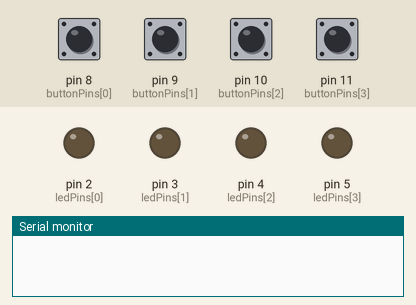
A sketch run on a simulated Arduino Uno, built with avr-gcc and run on an emulated ATmega328P. Shown: output pins drawn as LEDs (lit = HIGH), the last lines printed to the serial monitor. Dashed ring = blinking. The inputs (shaded band) are chosen by the test bench; at power-on: pin 8 (buttonPins[0]), pin 9 (buttonPins[1]), pin 10 (buttonPins[2]), pin 11 (buttonPins[3]) LOW. Random numbers use the default seed unless the sketch sets one.

Above: at 2.9 s.
3.0 s: pin 8 (buttonPins[0]) pulled HIGH for 0.15 s
At 3.31 s:
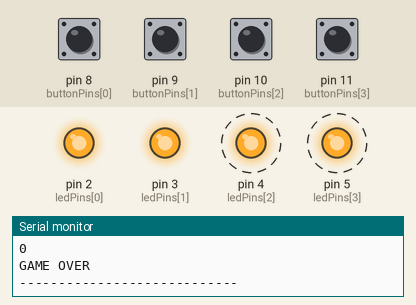
6.1 s: pin 10 (buttonPins[2]) pulled HIGH for 0.15 s
At 8.1 s:
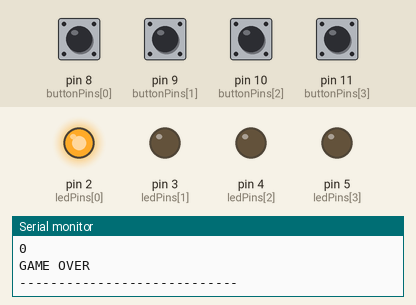
9.1 s: pin 10 (buttonPins[2]) pulled HIGH for 1 s
At 11.5 s:
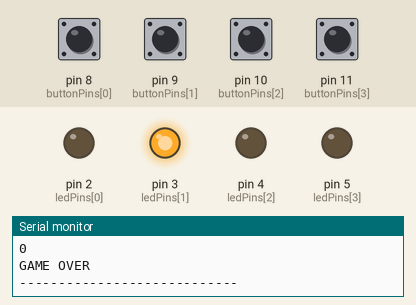
13.1 s: pin 9 (buttonPins[1]) pulled HIGH for 0.15 s
At 15.8 s:
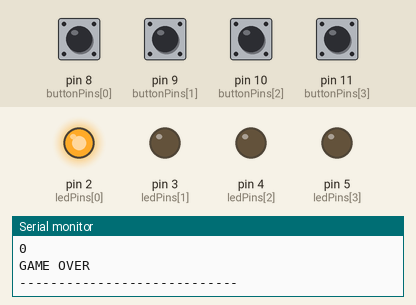
16.2 s: pin 8 (buttonPins[0]) pulled HIGH for 1 s
At 16.9 s:
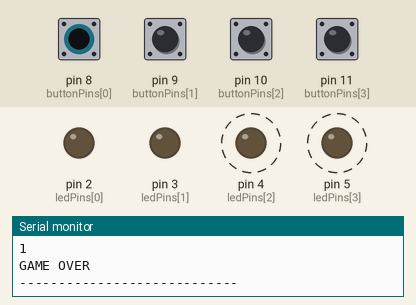
Timing chart, 0 to 20.4 s (numbered marks = the images above; inputs shaded):
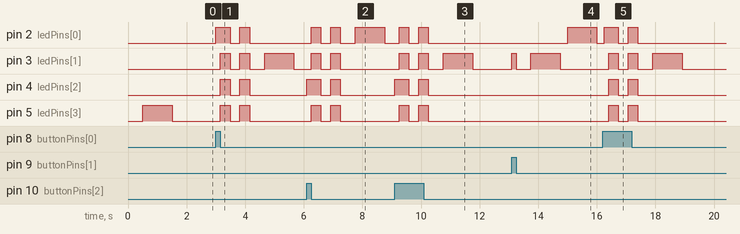

The sketch:

simonSays.ino
```cpp
/*
Arduino Simon Says

Jenna deBoisblanc
jdeboi.com
3/19/2013
*/

int index = 0;
int top = 0;
int randomArray[100];
int oldState[4];
int ledPins[] = {2, 3, 4, 5};
int buttonPins[] = {8, 9, 10, 11};

void setup() {
  // set LED pins as output and button pins as input
  for(int i = 0; i < 4; i++) {
    pinMode(ledPins[i], OUTPUT);
    pinMode(buttonPins[i], INPUT);
  }
  Serial.begin(9600);
  // initialize the Simon Says array with random integers
  randomizeArray();
  // light up the first LED in the randomArray
  play(0);

}

void loop(){
  for(int i = 0; i < 4; i++){
    // light up LED if button it's currently being pressed
    setLEDState(i);
    // if button state changes (first pressed),
    // check to see if the correct button was hit
    if(checkButtonState(i)){
      if(i == randomArray[index]){
        if(index == top){
          index = 0;
          top++;
          play(top);
        }
        else {
          index++;
        }
      }
      else{
        endGame();
      }
    }
  }
}


//randomize all the elements of the randomArray
void randomizeArray() {
  for (int i = 0; i < 100; i++){
    randomArray[i] = (int) random(4);
  }
}

// plays LEDs of the randomArray from the first
// to the "top" LED
void play(int index){
  for (int i = 0; i < 4; i++) {
    digitalWrite(ledPins[i], LOW);
  }
  delay(500);
  for (int i = 0; i <= index; i++) {
    digitalWrite(ledPins[randomArray[i]], HIGH);
    delay(1000);
    digitalWrite(ledPins[randomArray[i]], LOW);
    delay(250);
  }
}

//returns true if the button's state changes
boolean checkButtonState(int num){
  int old = oldState[num];
  int state = digitalRead(buttonPins[num]);

  if(state == HIGH && old == LOW){
    oldState[num] = state;
    delay(150);
    return true;
  }
  else {
    oldState[num] = state;
    return false;
  }
}

// turn LED on/off if corresponding button is pressed
void setLEDState(int num){
  int state = digitalRead(buttonPins[num]);
  if(state == HIGH) {
    digitalWrite(ledPins[num], HIGH);
  }
  else {
    digitalWrite(ledPins[num], LOW);
  }
}

//blink LEDs for the total time passed as a parameter
void blinkLEDs(int duration){
  for(int i = 0; i < 4; i++){
    digitalWrite(ledPins[i], HIGH);
  }
  delay(duration/3);
  for(int i = 0; i < 4; i++){
    digitalWrite(ledPins[i], LOW);
  }
  delay(duration/3);
  for(int i = 0; i < 4; i++){
    digitalWrite(ledPins[i], HIGH);
  }
  delay(duration/3);
  for(int i = 0; i < 4; i++){
    digitalWrite(ledPins[i], LOW);
  }
}

//a function that resets variables and plays an end sequence
void endGame(){
  Serial.println(top);
  Serial.println("GAME OVER");
  Serial.println("----------------------------");
  blinkLEDs(1000);
  index = 0;
  top = 0;
  randomizeArray();
  play(0);
}
```

Measured:
- after the input at 3.0 s, pin 2 (ledPins[0]): LOW → HIGH at once, → LOW 0.48 s later, → HIGH 0.33 s later, → LOW 0.33 s later; pin 3 (ledPins[1]): goes HIGH 0.33 s, LOW 0.33 s, HIGH 0.33 s, LOW 0.51 s, HIGH 1.0 s, then LOW, starting after 0.15 s
- after the input at 6.1 s, pin 2 (ledPins[0]): goes HIGH 0.33 s, LOW 0.33 s, HIGH 0.33 s, LOW 0.51 s, HIGH 1.0 s, then LOW, starting after 0.15 s; pin 3 (ledPins[1]): alternates HIGH for 0.33 s and LOW for 0.33 s, 4 changes in all, then stays LOW, starting after 0.15 s
- after the input at 9.1 s, pin 2 (ledPins[0]): alternates HIGH for 0.33 s and LOW for 0.33 s, 4 changes in all, then stays LOW, starting after 0.15 s; pin 3 (ledPins[1]): goes HIGH 0.33 s, LOW 0.33 s, HIGH 0.33 s, LOW 0.51 s, HIGH 1.0 s, then LOW, starting after 0.15 s
- after the input at 13.1 s, pin 2 (ledPins[0]): LOW → HIGH after 1.9 s, → LOW 1.0 s later; pin 3 (ledPins[1]): LOW → HIGH at once, → LOW 0.15 s later, → HIGH 0.50 s later, → LOW 1.0 s later
- after the input at 16.2 s, pin 2 (ledPins[0]): LOW → HIGH after 0.05 s, → LOW 0.48 s later, → HIGH 0.33 s later, → LOW 0.33 s later; pin 3 (ledPins[1]): goes HIGH 0.33 s, LOW 0.33 s, HIGH 0.33 s, LOW 0.51 s, HIGH 1.0 s, then LOW, starting after 0.20 s
